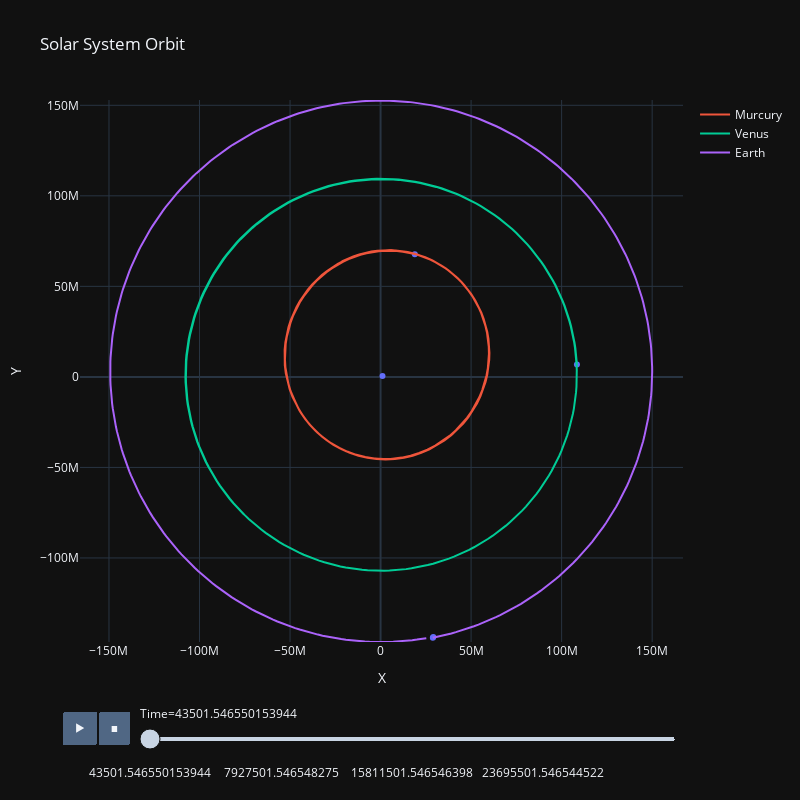

The cell this chart's notebook holds for it:
### Code cell
df = pd.concat([df_sun_wrt_sun_position, df_mercury_wrt_sun_position, df_venus_wrt_sun_position, df_earth_wrt_sun_position, df_moon_wrt_sun_position])

x_limits = [min(df['X']), max(df['X'])]
y_limits = [min(df['Y']), max(df['Y'])]

fig = px.scatter(
    df,
    x='X',
    y='Y',
    animation_frame="Time",
    range_x=x_limits, range_y=y_limits,
    title="Solar System Orbit",
    labels={"Label 1":"desc",
    "Label 2":"desc"}, # customize label
    template='plotly_dark'
)

# Mercury orbit-trace
trace1 = trace_orbit(fig, df_mercury_wrt_sun_position, 'Murcury')

# Venus orbit-trace
trace2 = trace_orbit(fig, df_venus_wrt_sun_position, 'Venus')

# Earth orbit trace
trace3 = trace_orbit(fig, df_earth_wrt_sun_position, 'Earth')

# Moon orbit trace
# trace4 = trace_orbit(fig, df_moon_wrt_sun_position, 'Moon')




fig.update_yaxes(
    scaleanchor = "x",
    scaleratio = 1,
  )


fig.update_layout(width=800, height=800)
fig.layout.updatemenus[0].buttons[0].args[1]["frame"]["duration"] = 1
fig.show()
